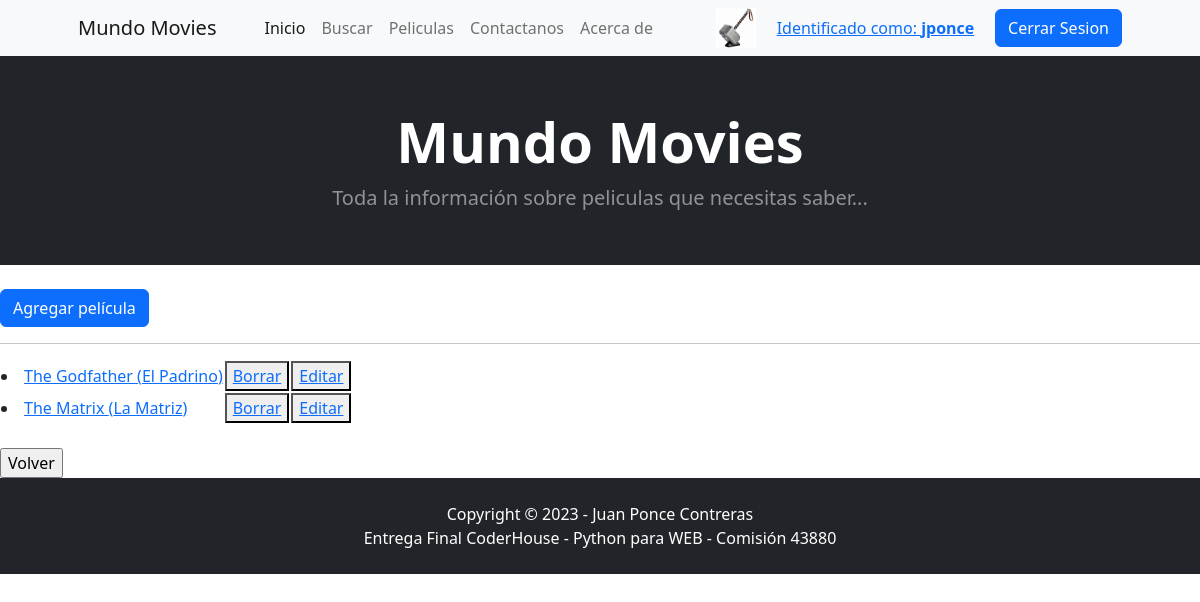
Screenshot of /AppF/movie-list/ (signed in) with the database file from the repository.
### AppF/models.py (models this page shows, shortened)
class Movie(models.Model):
    nombre    = models.CharField(max_length=100, verbose_name='Titulo de la pelicula')
    nombre_tr = models.CharField(max_length=100, verbose_name='Titulo (Traduccion)')
    descrip   = models.TextField(verbose_name='Descripción / Resumen')
    fecha_est = models.DateField(verbose_name='Fecha de estreno')
    imagen    = models.ImageField(verbose_name='Portada', upload_to='images', blank=True, null=True)
    class Meta():
        ordering = ('nombre','nombre_tr')
        unique_together = ('nombre',)

### AppF/views.py (the view)
# urls.py: path('movie-list/', movieList.as_view(), name='movieList'),
class movieList(LoginRequiredMixin, ListView):
    model = Movie
    template_name = "movie_list.html"
    context_object_name = "movies"
    def get_context_data(self, **kwargs):
        context = super().get_context_data(**kwargs)
        if 'ava' in globals():
            context['url_avatar'] = ava
        return context

### AppF/templates/movie_list.html
{% extends 'base.html' %}
{% block cuerpo %}
{% if user.is_authenticated and not user.is_staff %}
	<h2>Esta seccion requiere permisos de administracion</h2>
	<hr>
{% else%}
	<br>
	<a class="btn btn-primary" href="{% url 'movieCreate' %}">Agregar película</a>
	<br>
	{% if movies %}
		<hr>
		<table border="0">
			<ul>
				{% for movie in movies %}
					<tr>
						<td>
							<li><a href="{% url 'movieDetail' movie.id %}">{{movie.nombre}} ({{movie.nombre_tr}})</a></li>
						</td>
						<td>
							<button>
								<a href="{% url 'movieDelete' movie.id %}">Borrar</a>
							</button>
						</td>
						<td>
							<button>
								<a href="{% url 'movieUpdate' movie.id %}">Editar</a>
							</button>
						</td>
					<tr>
				{% endfor %}
			</ul>
		</table>
	{% else %}
		<br>
		<h1>No hay peliculas aun</h1>
	{% endif %}
	<br>
	<input type="button" onclick="history.back()" name="Volver" value="Volver">
{% endif %}
{% endblock cuerpo %}

### AppF/templates/navbar.html (shortened to what this page needs)
        <nav class="navbar navbar-expand-lg navbar-light bg-light">
            <div class="container px-4 px-lg-5">
                <a class="navbar-brand" href="#!">Mundo Movies</a>
                <div class="collapse navbar-collapse" id="navbarSupportedContent">
                    <ul class="navbar-nav me-auto mb-2 mb-lg-0 ms-lg-4">
                        <li class="nav-item"><a class="nav-link active" aria-current="page" href="{% url 'Inicio' %}">Inicio</a></li>
						<li class="nav-item"><a class="nav-link" aria-current="page" href="{% url 'busquedaMovie' %}">Buscar</a></li>
						<li class="nav-item"><a class="nav-link" aria-current="page" href="{% url 'movieList' %}">Peliculas</a></li>
                        <li class="nav-item"><a class="nav-link" aria-current="page" href="{% url 'Contactanos' %}">Contactanos</a></li>
						<li class="nav-item"><a class="nav-link" aria-current="page" href="{% url 'Acerca' %}">Acerca de</a></li>
                    </ul>
					{% if user.is_authenticated %}
						<div>
						<a href="{% url 'editarAvatar' %}">
						{% if url_avatar %}
							<img src="{{url_avatar}}" alt="avatar" height="40px">
						{% else %}
							{% load static %}
						{% endif %}
						</a>
						</div>
						<a href="{% url 'editarPerfil' %}">
						<div class="nav-item">Identificado como: <B>{{user.username}}</B></div>
						</a>
						<a class="btn btn-primary" href="{% url 'doLogout' %}">Cerrar Sesion</a>
					{% else %}
						<a class="btn btn-primary" href="{% url 'doLogin' %}">Iniciar Sesion</a>
					{% endif %}
                </div>
            </div>
        </nav>

### rows the page displays
Movie: nombre "The Godfather", nombre_tr "El Padrino"
Movie: nombre "The Matrix", nombre_tr "La Matriz"

### other values shown
{{ user.username }} "jponce"
